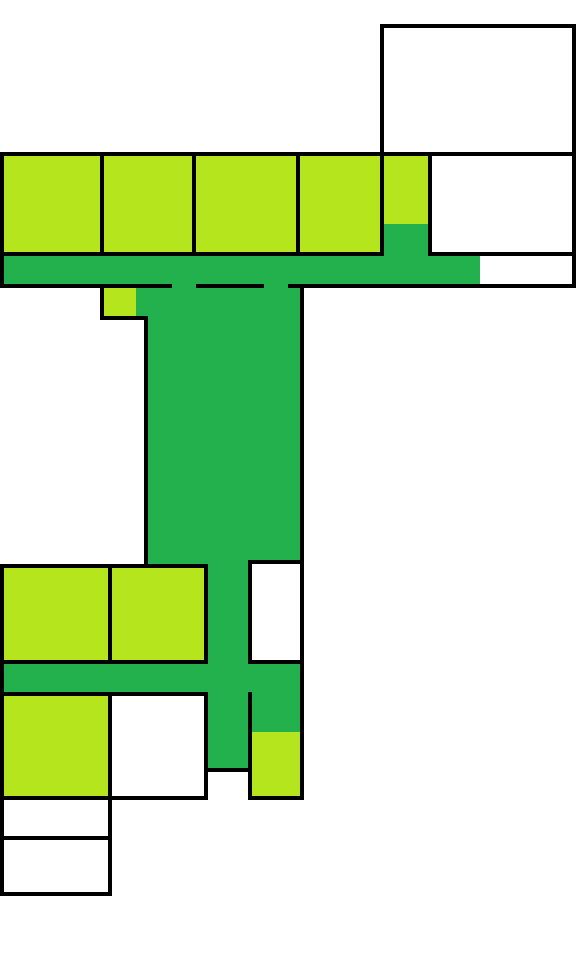

This is a level from a 2D game, rendered from its Tiled map with the project's own tilesets. A one-line summary and the map file follow, with tile-layer data summarised:
An orthogonal 144x242 tile map with 4x4 px tiles, 16 tile layers (Sol, COULOIR_O, COULOIR_P, COULOIR_Q, ...) and 10 objects.

<map version="1.10" tiledversion="2025.12.08" orientation="orthogonal" renderorder="right-down" width="144" height="242" tilewidth="4" tileheight="4" infinite="0" nextlayerid="51" nextobjectid="19">
 <tileset firstgid="1" source="4X12.tsx" />
 <layer id="13" name="Sol" width="144" height="242" locked="1">
  <data>[34848 cells, 34848 non-empty, 1 distinct tile ids]</data>
 </layer>
 <layer id="29" name="COULOIR_O" width="144" height="242" locked="1">
  <data>[34848 cells, 638 non-empty, 1 distinct tile ids]</data>
 </layer>
 <layer id="28" name="COULOIR_P" width="144" height="242" locked="1">
  <data>[34848 cells, 440 non-empty, 1 distinct tile ids]</data>
 </layer>
 <layer id="27" name="COULOIR_Q" width="144" height="242" locked="1">
  <data>[34848 cells, 2655 non-empty, 1 distinct tile ids]</data>
 </layer>
 <layer id="26" name="COULOIR_R" width="144" height="242" locked="1">
  <data>[34848 cells, 921 non-empty, 1 distinct tile ids]</data>
 </layer>
 <layer id="30" name="ESCALIER_6" width="144" height="242" locked="1">
  <data>[34848 cells, 192 non-empty, 1 distinct tile ids]</data>
 </layer>
 <layer id="31" name="ESCALIER_7" width="144" height="242" locked="1">
  <data>[34848 cells, 187 non-empty, 1 distinct tile ids]</data>
 </layer>
 <layer id="32" name="ESCALIER_9" width="144" height="242" locked="1">
  <data>[34848 cells, 56 non-empty, 1 distinct tile ids]</data>
 </layer>
 <layer id="25" name="Murs" width="144" height="242" locked="1">
  <data>[34848 cells, 1468 non-empty, 1 distinct tile ids]</data>
 </layer>
 <layer id="34" name="A102" width="144" height="242" locked="1">
  <data>[34848 cells, 480 non-empty, 1 distinct tile ids]</data>
 </layer>
 <layer id="36" name="A103" width="144" height="242" locked="1">
  <data>[34848 cells, 600 non-empty, 1 distinct tile ids]</data>
 </layer>
 <layer id="35" name="A104" width="144" height="242" locked="1">
  <data>[34848 cells, 528 non-empty, 1 distinct tile ids]</data>
 </layer>
 <layer id="40" name="A105" width="144" height="242" locked="1">
  <data>[34848 cells, 576 non-empty, 1 distinct tile ids]</data>
 </layer>
 <layer id="39" name="A106" width="144" height="242" locked="1">
  <data>[34848 cells, 529 non-empty, 1 distinct tile ids]</data>
 </layer>
 <layer id="38" name="A107" width="144" height="242" locked="1">
  <data>[34848 cells, 598 non-empty, 1 distinct tile ids]</data>
 </layer>
 <layer id="37" name="A108" width="144" height="242" locked="1">
  <data>[34848 cells, 650 non-empty, 1 distinct tile ids]</data>
 </layer>
 <objectgroup id="41" name="SA102">
  <object id="17" x="287.356" y="191.801" width="108" height="19">
   <text wrap="1" halign="center">A102</text>
  </object>
 </objectgroup>
 <objectgroup id="42" name="SA103">
  <object id="16" x="192.538" y="193.063" width="108" height="19">
   <text wrap="1" halign="center">A103</text>
  </object>
 </objectgroup>
 <objectgroup id="44" name="SA104">
  <object id="15" x="93.5416" y="192.063" width="108" height="19">
   <text wrap="1" halign="center">A104</text>
  </object>
 </objectgroup>
 <objectgroup id="43" name="SA105">
  <object id="14" x="-0.740084" y="191.932" width="108" height="19">
   <text wrap="1" halign="center">A105</text>
  </object>
 </objectgroup>
 <objectgroup id="48" name="SA106">
  <object id="13" x="104.112" y="601.69" width="108" height="19">
   <text wrap="1" halign="center">A106</text>
  </object>
 </objectgroup>
 <objectgroup id="47" name="SA107">
  <object id="12" x="-0.47827" y="602.69" width="108" height="19">
   <text wrap="1" halign="center">A107</text>
  </object>
 </objectgroup>
 <objectgroup id="46" name="SA108">
  <object id="11" x="0.783545" y="735.399" width="108" height="19">
   <text wrap="1" halign="center">A108</text>
  </object>
 </objectgroup>
 <objectgroup id="45" name="ESC6" class="Escalier">
  <object id="10" x="223.465" y="752.553" width="108" height="19">
   <text wrap="1" halign="center">ESC</text>
  </object>
 </objectgroup>
 <objectgroup id="50" name="ESC7" class="Escalier">
  <object id="9" x="352.234" y="183.731" width="108" height="19">
   <text wrap="1" halign="center">ESC</text>
  </object>
 </objectgroup>
 <objectgroup id="49" name="ESC9" class="Escalier">
  <object id="8" x="66.3525" y="292.321" width="108" height="19">
   <text wrap="1" halign="center">ESC</text>
  </object>
 </objectgroup>
</map>
